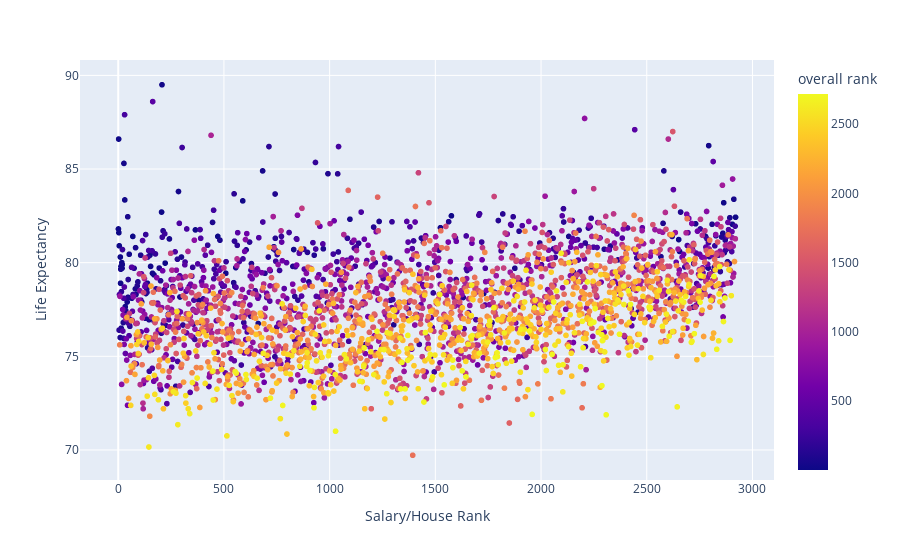

This figure's notebook cell:
### Code cell
#make a graph of life expectancy vs salary/house ratio
import plotly.express as px
fig = px.scatter(df, x="Salary/House Rank", y="Life Expectancy", color="overall rank", hover_name="County")
fig.show()

### Figure 1 — Plotly figure (JSON) as saved in the notebook; plotly's stock layout.template omitted (floating-point values rounded to 4 significant figures; data arrays with more than 128 entries replaced by an {"elided": "..."} marker saying what was removed)
{"data": [{"hovertemplate": "<b>%{hovertext}</b><br><br>Salary/House Rank=%{x}<br>Life Expectancy=%{y}<br>overall rank=%{marker.color}<extra></extra>", "hovertext": {"elided": "2718 str values"}, "legendgroup": "", "marker": {"color": {"elided": "2718 int values"}, "coloraxis": "coloraxis", "symbol": "circle"}, "mode": "markers", "name": "", "showlegend": false, "type": "scattergl", "x": {"elided": "2718 int values"}, "xaxis": "x", "y": {"elided": "2718 float values"}, "yaxis": "y"}], "layout": {"coloraxis": {"colorbar": {"title": {"text": "overall rank"}}, "colorscale": [[0, "#0d0887"], [0.1111, "#46039f"], [0.2222, "#7201a8"], [0.3333, "#9c179e"], [0.4444, "#bd3786"], [0.5556, "#d8576b"], [0.6667, "#ed7953"], [0.7778, "#fb9f3a"], [0.8889, "#fdca26"], [1, "#f0f921"]]}, "legend": {"tracegroupgap": 0}, "margin": {"t": 60}, "xaxis": {"anchor": "y", "domain": [0, 1], "title": {"text": "Salary/House Rank"}}, "yaxis": {"anchor": "x", "domain": [0, 1], "title": {"text": "Life Expectancy"}}}}
